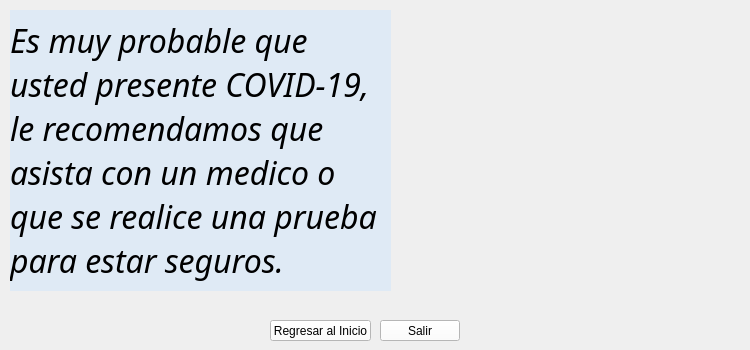
        <widget class="QWidget" name="q11">
         <widget class="QLabel" name="imagen_12">
          <property name="geometry">
           <rect>
            <x>430</x>
            <y>10</y>
            <width>311</width>
            <height>281</height>
           </rect>
          </property>
          <property name="text">
           <string/>
          </property>
          <property name="pixmap">
           <pixmap resource="Imagenes.qrc">:/imgs/covichoFinal.png</pixmap>
          </property>
          <property name="scaledContents">
           <bool>true</bool>
          </property>
         </widget>
         <widget class="QLabel" name="pregunta_12">
          <property name="geometry">
           <rect>
            <x>10</x>
            <y>10</y>
            <width>381</width>
            <height>281</height>
           </rect>
          </property>
          <property name="font">
           <font>
            <family>Corbel</family>
            <pointsize>24</pointsize>
            <weight>9</weight>
            <italic>true</italic>
            <bold>false</bold>
           </font>
          </property>
          <property name="styleSheet">
           <string notr="true">color: rgb(0, 0, 0);
font: 75 italic 24pt &quot;Corbel&quot;;
background-color: rgba(199, 227, 255, 100);</string>
          </property>
          <property name="text">
           <string>Es muy probable que usted presente COVID-19, le recomendamos que asista con un medico o que se realice una prueba para estar seguros.</string>
          </property>
          <property name="wordWrap">
           <bool>true</bool>
          </property>
         </widget>
         <widget class="QPushButton" name="enviarQ11">
          <property name="geometry">
           <rect>
            <x>270</x>
            <y>320</y>
            <width>101</width>
            <height>21</height>
           </rect>
          </property>
          <property name="styleSheet">
           <string notr="true">color: rgb(0, 0, 0);
background-color: rgb(255, 255, 255);</string>
          </property>
          <property name="text">
           <string>Regresar al Inicio</string>
          </property>
         </widget>
         <widget class="QPushButton" name="salirQ11">
          <property name="geometry">
           <rect>
            <x>380</x>
            <y>320</y>
            <width>80</width>
            <height>21</height>
           </rect>
          </property>
          <property name="styleSheet">
           <string notr="true">color: rgb(0, 0, 0);
background-color: rgb(255, 255, 255);</string>
          </property>
          <property name="text">
           <string>Salir</string>
          </property>
         </widget>
        </widget>
